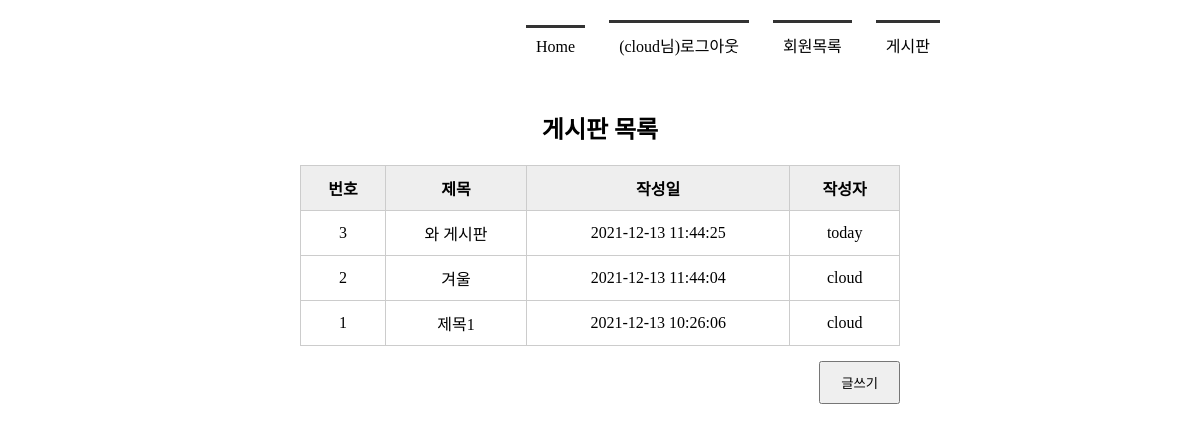
/board_list/ (signed in), run on the app's committed database.
### tables this page shows
CREATE TABLE board(
            bno INTEGER PRIMARY KEY AUTOINCREMENT,
            title TEXT NOT NULL,
            content TEXT NOT NULL,
            create_date TIMESTAMP DATE DEFAULT (datetime('now', 'localtime')),
            mid CHAR(5) NOT NULL,
            FOREIGN KEY(mid) REFERENCES member(mid)
        );

### app.py (the view)
@app.route('/board_list/')
def board_list():
    conn = getconn()
    cur = conn.cursor()
    sql = "SELECT * FROM board ORDER BY bno DESC"
    cur.execute(sql)
    rs = cur.fetchall()
    conn.close()
    return render_template('board_list.html', rs=rs)

### app.py (called while the page is built)
def getconn():
    conn = sqlite3.connect('./memberdb.db')
    return conn

### templates/board_list.html (shortened to what this page needs)
<!DOCTYPE html>
<html lang="ko">
<head>
    <link rel="stylesheet" href="{{ url_for('static', filename='css/style.css') }}">
</head>
<body>
    <div id="container">
        {% include 'nav_bar.html' %}
        <section>
            <h1>게시판 목록</h1>
            <table>
                <tr>
                    <th>번호</th><th>제목</th><th>작성일</th><th>작성자</th>
                </tr>
                {% for i in rs %}
                <tr>
                    <td>{{ i[0] }}</td>
                    <td>{{ i[1] }}</td>
                    <td>{{ i[3] }}</td>
                    <td>{{ i[4] }}</td>
                </tr>
                {% endfor %}
            </table>
            <div class="btn_write">
                <input type="button" value="글쓰기" onclick="goWrite()">
            </div>
        </section>
    </div>
</body>
</html>

### static/css/style.css (style rules this page uses)
* { margin: 0; padding: 0; }
#container { width: 1000px; margin: 10px auto; }
section { text-align: center; }
section table { width: 600px; margin: 0 auto; border-collapse: collapse; }
section h1 { margin-bottom: 20px; }
section table, th, td { border: 1px solid #ccc; padding: 10px }
section table th { background-color: #eee }
section .btn_write { text-align: right; margin: 15px 200px; }
section .btn_write input { padding: 10px 20px; }

### data on the page
board: bno "3", title "와 게시판", create_date "2021-12-13 11:44:25", mid "today"
board: bno "2", title "겨울", create_date "2021-12-13 11:44:04", mid "cloud"
board: bno "1", title "제목1", create_date "2021-12-13 10:26:06", mid "cloud"

### other printed values
{{ session['userID'] }} "cloud"
